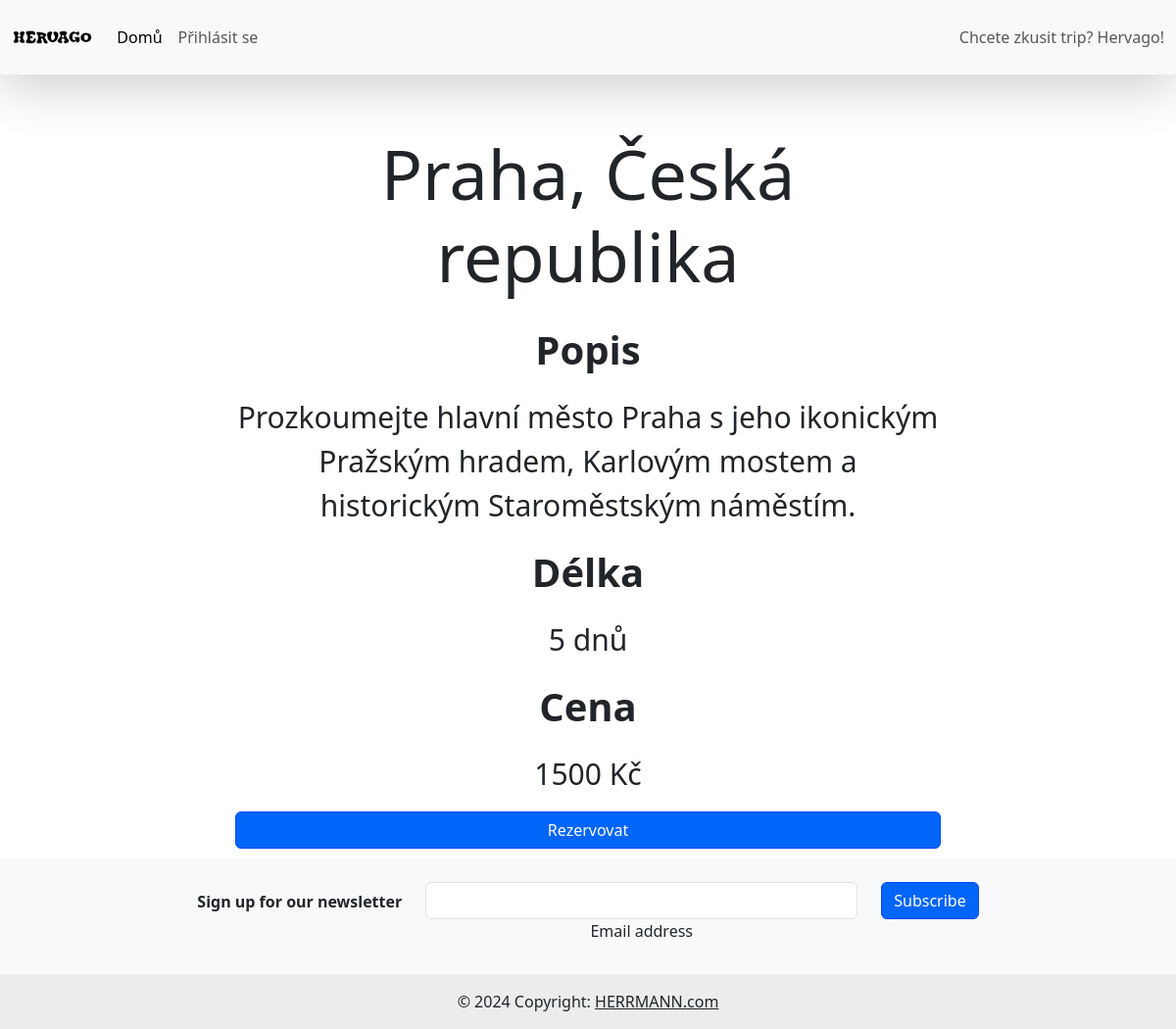
The app's page /trip.php?id=2 with its own data.
### tables this page shows
CREATE TABLE Trip(
                     id int primary key auto_increment,
                     destination varchar(100) not null,
                     description text,
                     length_days int,
                     price int
);

### trip.php (the view, shortened to what this page needs)
<?php
include './scripts/connection.php';
if (isset($_GET['id'])) {
    $trip_id = intval($_GET['id']);
    $sql = "SELECT destination, description, length_days, price FROM Trip WHERE id = ?";
    $stmt = $conn->prepare($sql);
    $stmt->bind_param("i", $trip_id);
    $stmt->execute();
    $result = $stmt->get_result();
    if ($result->num_rows > 0) {
        $trip = $result->fetch_assoc();
    } else {
        echo "<script>alert('Trip not found'); window.location.href='index.php';</script>";
    }
} else {
    echo "<script>alert('Invalid request'); window.location.href='index.php';</script>";
}
?>
<!doctype html>
<html lang="en">
<head>
    <link href="https://cdn.jsdelivr.net/npm/bootstrap@5.3.3/dist/css/bootstrap.min.css" rel="stylesheet">
    <link rel="stylesheet" href="style.css">
</head>
<body>
<?php include 'navbar.php'?>
<div class="container d-flex justify-content-center align-items-center" style="height: 100vh">
    <div class="container mt-5" >
        <div class="row justify-content-center">
            <div class="col-lg-8 col-md-10 col-sm-12">
                <h3 class="text-center mb-4" style="font-size: 70px"><?php echo htmlspecialchars($trip['destination']); ?></h3>
                <p class="text-center fs-1" style="font-weight: bold">Popis</p>
                <p style="font-size: 30px" class="text-center"><?php echo htmlspecialchars($trip['description']); ?></p>
                <p class="text-center fs-1" style="font-weight: bold">Délka</p>
                <p class="text-center" style="font-size: 30px"><?php echo htmlspecialchars($trip['length_days']); ?> dnů</p>
                <p class="text-center fs-1" style="font-weight: bold">Cena</p>
                <p class="text-center" style="font-size: 30px"><?php echo htmlspecialchars($trip['price']); ?> Kč</p>
                <form method="post">
                    <div class="d-grid gap-2">
                        <button type="submit" class="btn btn-primary" name="reserve">Rezervovat</button>
                    </div>
                </form>
            </div>
        </div>
    </div>
</div>
<?php include 'footer.php'?>
</body>
</html>

### style.css (style rules this page uses)
.btn-primary { background-color: #0265fa !important; border-color: #0449fa !important; }

### records on screen
trip: destination "Praha, Česká republika", description "Prozkoumejte hlavní město Praha s jeho ikonickým Pražským hradem, Karlovým mostem a historickým Staroměstským náměstím.", length_days "5", price "1500"
